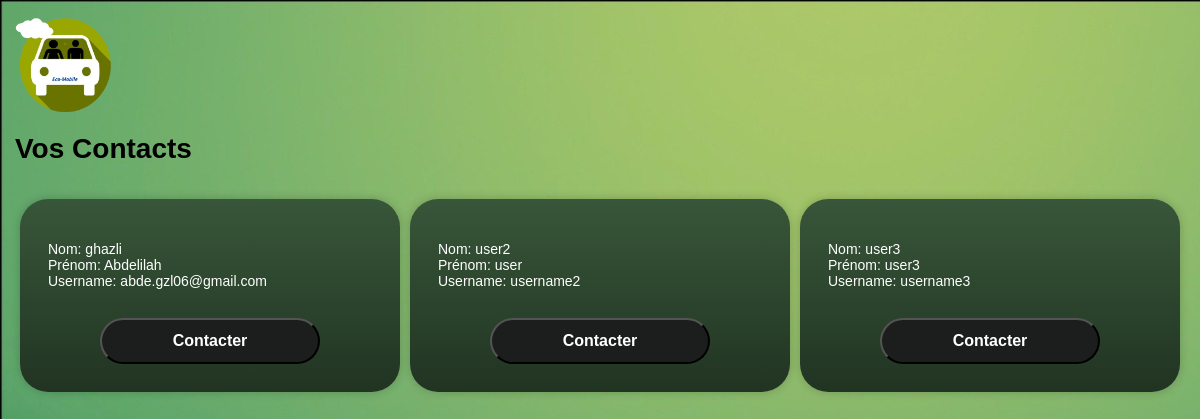
/contacts (signed in), run on an earlier commit of the app's database.
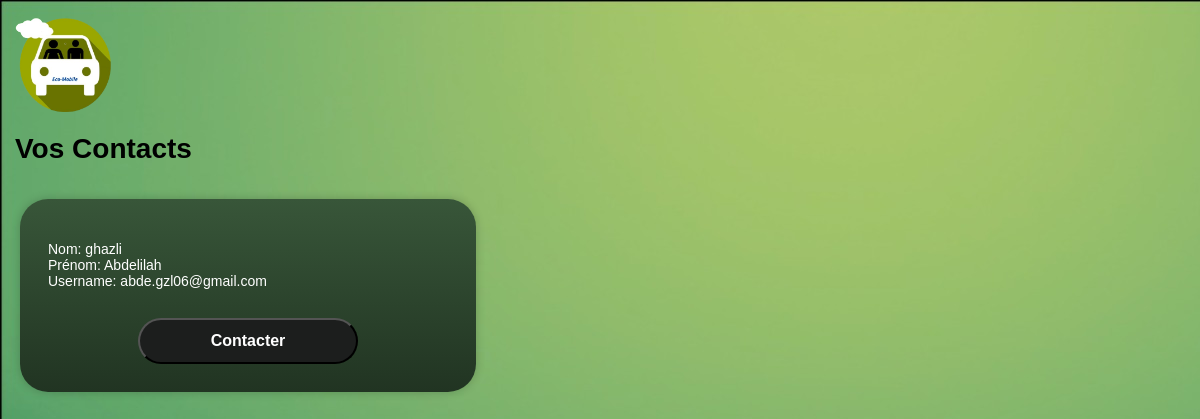
And on a later commit of the database.
### tables this page shows
CREATE TABLE identifiants (
	id INTEGER PRIMARY KEY AUTOINCREMENT,
	nom VARCHAR(100),
	prenom VARCHAR(100),
	numero VARCHAR(10),
	zone INTEGER,
	username VARCHAR(255), -- Longueur maximale standard pour une adresse e-mail
	password VARCHAR(255), -- Longueur maximale pour le mot de passe
	creation_date TIMESTAMP DEFAULT CURRENT_TIMESTAMP,
	last_login TIMESTAMP,
	status BOOLEAN DEFAULT 0, -- TRUE pour activé, FALSE pour désactivé
	is_admin BOOLEAN DEFAULT 0, -- TRUE pour administrateur, FALSE pour utilisateur standard
		   
	FOREIGN KEY(zone) REFERENCES zone(id)
);

### main.py (the view)
@app.route('/contacts')
def contacts():
	db, cursor = connect_db()
	cursor.execute(f"SELECT nom, prenom, username FROM identifiants WHERE username != '{get_username(request)}';")
	contacts = cursor.fetchall()
	return render_template('contacts.html', contacts=contacts)

### cryptage.py (called while the page is built)
def generate_fernet_key(master_key, seed):
    data = master_key.encode('utf-8')
    salt = seed.encode('utf-8')
    hkdf = HKDF(
        algorithm=hashes.SHA256(),
        length=32,  # Longueur de la clé de chiffrement AES (256 bits)
        salt=salt,
        info=None,
        backend=default_backend()
    )
    derived_key = hkdf.derive(data)
    return base64.urlsafe_b64encode(derived_key).decode()

def get_cookies_fernet(MASTER_KEY):
	cookies_seed = 'cookies' # graine de génération de la clé de cryptage des cookies # on définira une vraie clé plus tard # une nouvelle clé déconnectera toutes les sessions utilisateurs en cours
	cookies_key = generate_fernet_key(MASTER_KEY, cookies_seed) # clé de cryptage des cookies
	cookies_fernet = Fernet(cookies_key)
	return cookies_fernet

### main.py (called while the page is built)
def connect_db(name='db.sqlite'):
	connection = sqlite3.connect(name)
	return connection, connection.cursor()

@app.before_request
def before_request():
	if not get_username(request) and not (request.path.endswith('.css') or request.path.endswith('.png') or request.path.endswith('.ico') or request.path.startswith('/login') or request.path.startswith('/signup') or request.path.startswith('/verif')):
		return redirect('/login?message=Veuillez vous connecter pour continuer')

def get_username(request): # get username from crypted cookie
	try:
		cookie = request.cookies.get(COOKIE_NAME)
		if cookie is not None:
			username = get_cookies_fernet(MASTER_KEY).decrypt(cookie.encode('utf-8')).decode('utf-8')
		else:
			username = None
	except InvalidToken:
		username = None
	return username

### templates/contacts.html (shortened to what this page needs)
<!DOCTYPE html>
<html lang="fr">
<head>
	<link rel="stylesheet" href="/static/style.css">
</head>
<body>
    <a href= "/"><img src="/static/Images/logo.png" class="logo" alt="Logo" /></a>
    <h1 class="main-title">Vos Contacts</h1>
    <div class="contactContainer">
    {% for contact in contacts %}
        <form action="/chat" method="get" class="formContacts">
                <p>Nom: {{ contact[0] }} <br>
                    Prénom: {{ contact[1] }} <br>
                    Username: {{ contact[2] }}</p>
                <center><button type="submit">Contacter</button></center>
        </form>
    {% endfor %}
    </div>
</body>
</html>

### static/style.css (style rules this page uses)
body { padding: 15px; margin: 0 auto; font-family: Arial, Helvetica, sans-serif; font-size: 14px; color: black; background-color: #388a59; background-image: url("/static/Images/background.jpg"); }
.logo { height: 100px; width: 100px; }
button[type="submit"] { width: 100%; padding: 12px; border-radius: 20px; background-color: #1c1e1d; color: white; font-size: 16px; font-weight: bold; cursor: pointer; transition: background-color 0.3s ease; border-radius: 35em; width: 220px; margin-top: 15px; }
h1 { margin-top:15px; }
a { color:#e7e7e7 }
.formContacts { color: #FFFFFF; margin: 5px; width: 400px; padding: 2em; border-radius: 2em; background: linear-gradient(rgb(56, 86, 57), rgb(33, 52, 34)); box-shadow: 0 0 10px rgba(0, 0, 0, 0.2); margin-top: 15px; }
.contactContainer { display: flex; }

What changed in the data, as far as the page shows it:
removed identifiants: nom "user2", prenom "user", username "username2"
removed identifiants: nom "user3", prenom "user3", username "username3"
